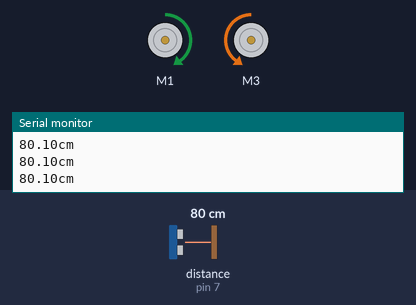
Recording of a sketch running on a simulated Arduino Uno, built with avr-gcc and run on an emulated ATmega328P. Parts: 2 × DC motor (green arrow = forward, orange = backward, longer = faster), the last lines printed to the serial monitor. Wiring (inferred from the names in the program): ultrasonic range finder: trigger pin 8; echo pin 7. The test bench sets the inputs (shaded band); at power-on: distance to the obstacle (sensor on pin 7) 80 cm. The echo pulse lasts 58.3 µs per cm.

Above: at 1.2 s.
1.3 s: distance to the obstacle (sensor on pin 7) set to 12 cm
2.8 s: distance to the obstacle (sensor on pin 7) set to 9 cm
At 3.7 s:
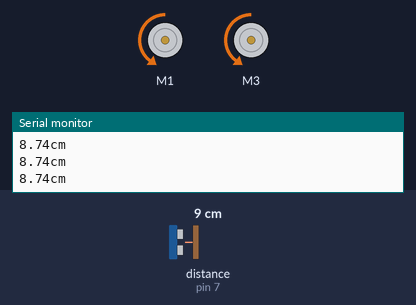
4.3 s: distance to the obstacle (sensor on pin 7) set to 18 cm
At 5.0 s:
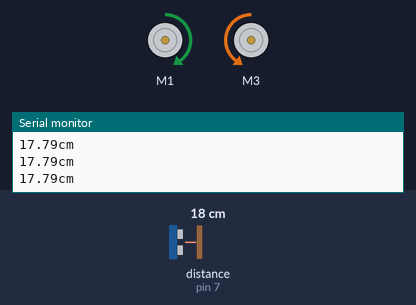
7.3 s: distance to the obstacle (sensor on pin 7) set to 2 cm
At 8.4 s:
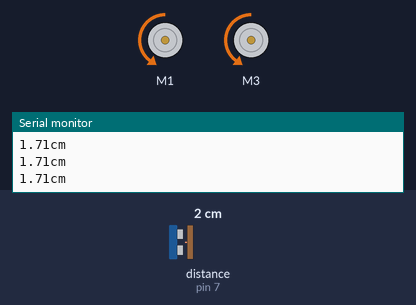
Timing chart, 0 to 9.8 s (numbered marks = the images above; inputs shaded):
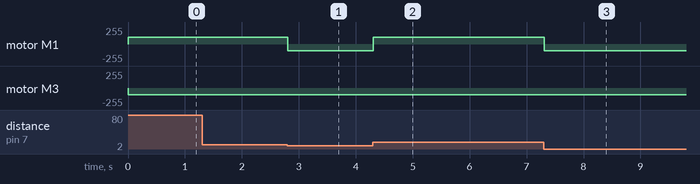

The sketch:

robot.ino
```cpp
#include <Adafruit_MotorShield.h>
#define Trigpin 8
#define Echopin 7
Adafruit_MotorShield AFMS = Adafruit_MotorShield();

Adafruit_DCMotor *leftMotor = AFMS.getMotor(1);

Adafruit_DCMotor *rightMotor = AFMS.getMotor(3);

float distance;
//car
int flag = 0;

void setup() {
  Serial.begin(19200);
  AFMS.begin();
  pinMode(Trigpin, OUTPUT);
  pinMode(Echopin, INPUT);
  leftMotor->setSpeed(100);
  rightMotor->setSpeed(100);
  Serial.println("Startup");
}

void go()
{
  leftMotor->run(FORWARD);
  rightMotor->run(FORWARD);
}

void back()
{
  leftMotor->run(BACKWARD);
  rightMotor->run(BACKWARD);
}

void right()
{
  leftMotor->run(FORWARD);
  rightMotor->run(BACKWARD);
}

void csb()
{
  int dat;
  digitalWrite(Trigpin, LOW);
  delayMicroseconds(2);
  digitalWrite(Trigpin, HIGH);
  delayMicroseconds(10);
  digitalWrite(Trigpin, LOW);
  distance = pulseIn(Echopin, HIGH) / 58.00;
  Serial.print(distance);
  Serial.println("cm");
  dat = distance;
  if (dat > 10)
  {
    right();

  }
  if (dat < 10)
  {

    back();
  }
}

void loop() {
  csb();
}
```

Measured:
- the behaviour switches between 11 and 10 cm on distance to the obstacle (sensor on pin 7) (found by bisection; images 0 and 1)
- after the input at 2.8 s, motor M1: forward 100/255 → backward 100/255 at once
- after the input at 4.3 s, motor M1: backward 100/255 → forward 100/255 at once
- after the input at 7.3 s, motor M1: forward 100/255 → backward 100/255 at once
